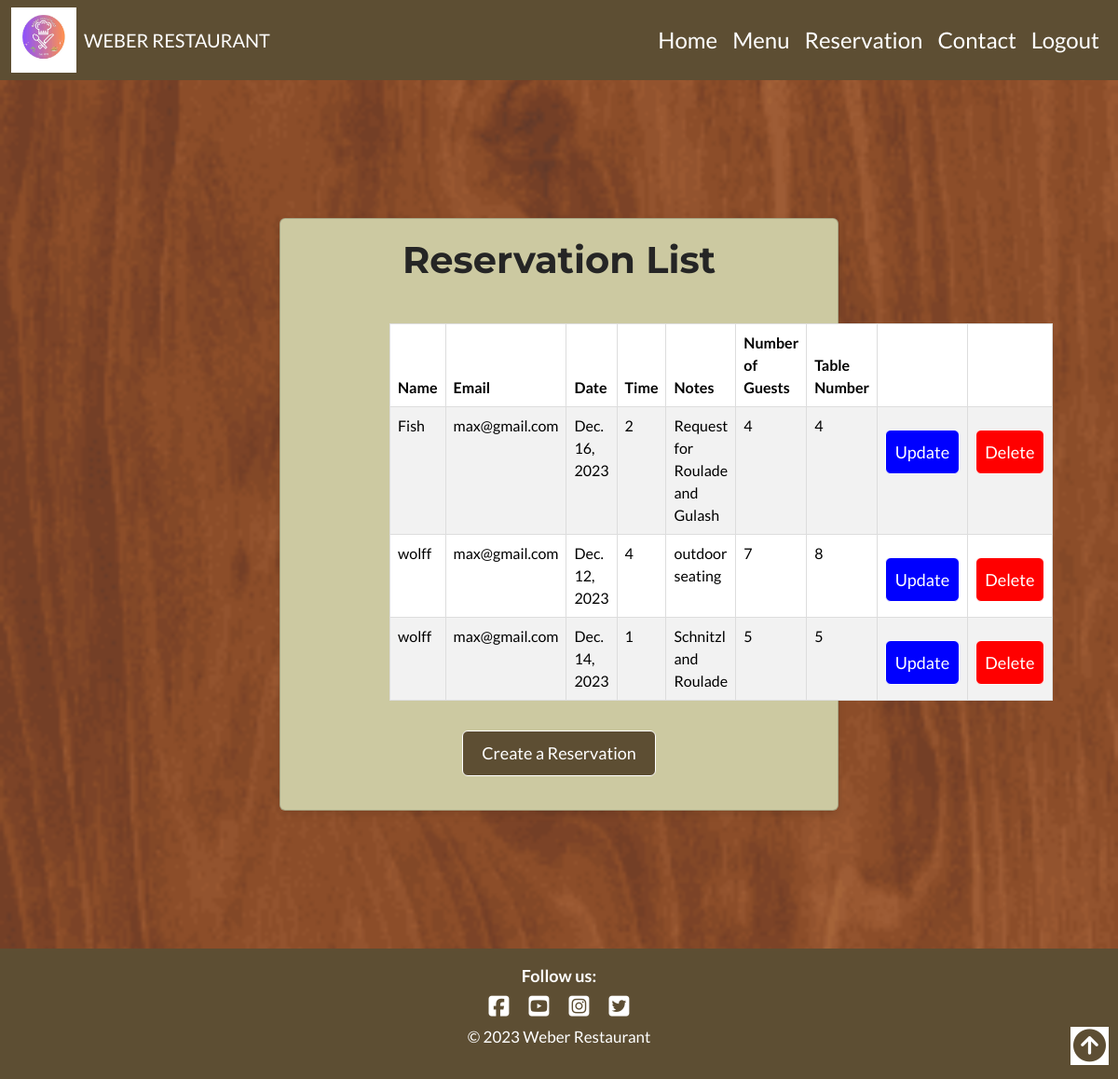
/reservation_list (signed in), run on the app's committed database.
### reservations/models.py (models this page shows, shortened)
class Reservations(models.Model):
    user = models.ForeignKey(User, on_delete=models.CASCADE)
    name = models.CharField(max_length=100)
    customer_email = models.EmailField(max_length=150)
    date = models.DateField()
    time = models.IntegerField(choices=RESERVATION_TIME, default=1)
    notes = models.TextField(null=True, blank=True) # This is not a required field
    table = models.ForeignKey('Table', on_delete=models.CASCADE)
    number_of_guests = models.IntegerField()
    created = models.DateTimeField(auto_now_add=True)

class Table(models.Model):
    table_number = models.IntegerField(unique=True)
    capacity = models.IntegerField(choices=CAPACITY, default=2)
    def __str__(self):
        return str(self.table_number)

### reservations/views.py (the view)
# urls.py: path('reservation_list', Reservation_List_View.as_view(), name='reservation_list'),
class Reservation_List_View(ListView):
    model = Reservations
    template_name = "reservation_list.html"
    context_object_name = 'reservations'
    def get_queryset(self):
        if self.request.user.is_staff:
            queryset = super().get_queryset()
            booking_email = self.request.GET.get('booking_email')
            booking_date = self.request.GET.get('booking_date')
            if booking_email:  # If booking_email is not None
                queryset = queryset.filter(customer_email=booking_email)
            if booking_date:
                queryset = queryset.filter(date=booking_date)
            queryset = queryset.filter(
                date__gte=datetime.date.today()-datetime.timedelta(days=1))
            return queryset
        else:
            return Reservations.objects.filter(user=self.request.user)
    def get_context_data(self, **kwargs):
        context = super().get_context_data(**kwargs)
        context['search_form'] = SearchReservationForm(
            self .request.GET or None)
        context['navbar'] = 'view'
        return context

### templates/reservation_list.html (shortened to what this page needs)
{% extends "base.html" %} {% block content %}
<head>
</head>
<body>
<div class="wrapper">
  <div class="container form-style w-50 card card-body mt-5 mb-5" style="background-color: #CCC9A1; margin-bottom: 40px;" id="signin">
  <h2 class="text-center">Reservation List</h2>
  <div class="row reservation-container">
    <div class="col-10 col-md-8 text-center reservations-table m-3 mx-auto">
  <table class="table table-striped table-hover table-responsive">
    <thead>
      <tr>
        <th>Name</th>
        <th>Email</th>
        <th>Date</th>
        <th>Time</th>
        <th>Notes</th>
        <th>Number of Guests</th>
        <th>Table Number</th>
        <th></th>
        <th></th>
      </tr>
    </thead>
    <tbody>
      {% for reservation in reservations %}
      <tr>
        <td>{{ reservation.name }}</td>
        <td>{{ reservation.customer_email }}</td>
        <td>{{ reservation.date }}</td>
        <td>{{ reservation.time }}</td>
        <td>{{ reservation.notes }}</td>
        <td>{{ reservation.number_of_guests }}</td>
        <td>{{ reservation.table }}</td>
        <td>
            <a class="btn btn-success mt-3 w-20 text-center" href="{% url 'reservation_edit' reservation.pk %}" style="background-color: blue; padding: 0.6rem;">Update</a>
        </td>
        <td>
          <a class="btn btn-success mt-3 w-20 text-center" href="{% url 'reservation_delete' reservation.pk %}" style="background-color: red; padding: 0.6rem;">Delete</a>
        </td>
      </tr>
      {% endfor %}
    </tbody>
  </table>
  <form method="post" action="{% url 'booking' %}">
    <button class="btn btn-success mt-3 w-20 text-center" type="submit">Create a Reservation</button>
  </form>
    </div>
  </div>
  </div>
</div>
</body>
{% endblock %}

### static/css/style.css (style rules this page uses)
* { box-sizing: border-box; text-decoration: none; }
body { font-family: Lato, sans-serif; font-weight: 400; color: #3a3a3a; }
h1, h2 { font-family: Montserrat, sans-serif; font-weight: 700; color: #252525; }
a { color: white !important; }
.wrapper { background: url("../images/about-bg1.png"); background-attachment: fixed; color: white; background-repeat: no-repeat; background-size: cover; padding-top: 100px; padding-bottom: 100px; }
h2 { font-size: 40px; }
#signin { background-color: #f8f9fa; padding: 20px; box-shadow: 0 4px 8px rgba(0, 0, 0, 0.1); color: #3a3a3a; }
.btn { background-color: #5D4E33; border-color: #fff; transition: all 0.8s ease; font-size: 18px; padding: 10px 20px; }

### templates/reservation_list.html (style rules this page uses)
table { width: 100%; border-collapse: collapse; margin-top: 20px; }
td, th { padding: 8px; border: 1px solid #ddd; text-align: left; color: black; }
th { background-color: #f2f2f2; }

### data on the page
Reservations: name "Fish", customer_email "max@gmail.com", date "Dec. 16, 2023", time "2", notes "Request for Roulade and Gulash", number_of_guests "4", table "4"
Reservations: name "wolff", customer_email "max@gmail.com", date "Dec. 12, 2023", time "4", notes "outdoor seating", number_of_guests "7", table "8"
Reservations: name "wolff", customer_email "max@gmail.com", date "Dec. 14, 2023", time "1", notes "Schnitzl and Roulade", number_of_guests "5", table "5"
